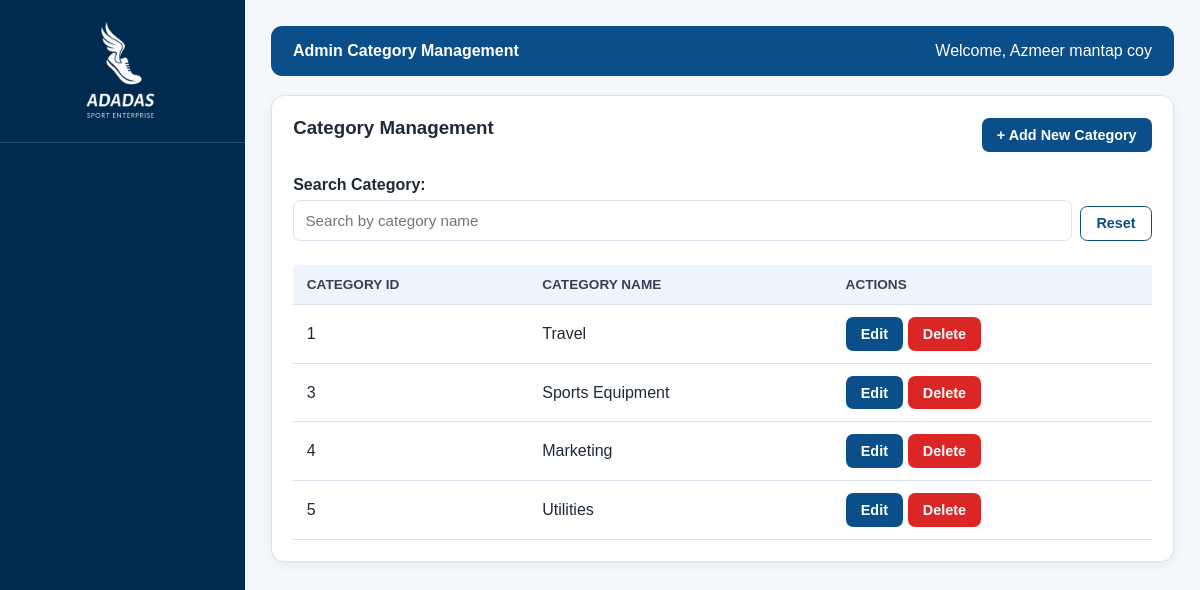
Page /AdminCategoryManagement.php (signed in) on the committed database.
### tables this page shows
CREATE TABLE `employee` (
  `EmployeeID` int(11) NOT NULL,
  `DepartmentID` int(11) DEFAULT NULL,
  `Name` varchar(150) NOT NULL,
  `Email` varchar(100) NOT NULL,
  `Password` varchar(255) NOT NULL,
  `Role` varchar(50) DEFAULT NULL,
  `PhoneNum` varchar(20) DEFAULT NULL,
  `Status` varchar(20) DEFAULT 'Active'
);

CREATE TABLE `expensecategory` (
  `CategoryID` int(11) NOT NULL,
  `CategoryName` varchar(100) NOT NULL
);

### AdminCategoryManagement.php (the view, shortened to what this page needs)
<?php
include("function.php");
$loggedInUser = $_SESSION['UserID'];
$sqlAdmin = "SELECT Name FROM employee WHERE EmployeeID = '$loggedInUser'";
$queryAdmin = mysqli_query($dbconn, $sqlAdmin) or die("Error: " . mysqli_error($dbconn));
if ($row = mysqli_fetch_assoc($queryAdmin)) {
    $adminName = $row['Name'];
} else {
    $adminName = "Admin";
}
$search = isset($_GET['search']) ? mysqli_real_escape_string($dbconn, $_GET['search']) : '';
$sqlCategory = "SELECT *
                FROM expensecategory
                WHERE CategoryName
                LIKE '%$search%'
                ORDER BY CategoryID ASC";
$categories = mysqli_query($dbconn, $sqlCategory) or die("Error: " . mysqli_error($dbconn));
?>
<html>
<head>
    <link rel="stylesheet" href="style.css">
</head>
<body>
    <div class="layout">
        <?php
        include 'AdminSidebar.php';
        ?>
        <div class="main-content">
            <?php show_header('Admin Category Management', $adminName); ?>
            <div class="mn-content">
                <div class="container">
                    <div class="card">
                        <div style="display:flex; justify-content:space-between; align-items:center; margin-bottom:1.5rem;">
                            <h3>Category Management</h3>
                            <a href="AdminCategoryProcess.php?action=add" class="btn btn-primary" style="text-decoration:none;">
                                + Add New Category
                            </a>
                        </div>
                        <form class="searchbar" id="searchForm" method="get" onsubmit="event.preventDefault();">
                            <div style="flex: 1; display: flex; gap: 15px; align-items: flex-end;">
                                <div style="flex: 2;">
                                    <label style="margin-top: 0;">Search Category:</label>
                                    <input type="text" id="tableSearch" name="search"
                                        placeholder="Search by category name" value="<?= htmlspecialchars($search) ?>"
                                        oninput="liveSearch()">
                                </div>
                            </div>
                            <button type="button" class="btn btn-secondary" onclick="document.getElementById('tableSearch').value=''; liveSearch();" style="margin-top: auto;">Reset</button>
                        </form>
                        <div class="table-responsive">
                            <table class="data-table">
                                <thead>
                                    <tr>
                                        <th>Category ID</th>
                                        <th>Category Name</th>
                                        <th>Actions</th>
                                    </tr>
                                </thead>
                                <tbody>
                                    <?php if (mysqli_num_rows($categories) > 0) {
                                        while ($row = mysqli_fetch_assoc($categories)) { ?>
                                            <tr>
                                                <td><?php echo $row['CategoryID']; ?></td>
                                                <td><?php echo $row['CategoryName']; ?></td>
                                                <td>
                                                    <a href="AdminCategoryProcess.php?action=edit&id=<?php echo $row['CategoryID']; ?>" class="btn btn-primary">Edit</a>
                                                    <a href="AdminCategoryProcess.php?action=delete&id=<?php echo $row['CategoryID']; ?>" class="btn btn-danger" onclick="return confirm('Are you sure you want to delete this category?');">Delete</a>
                                                </td>
                                            </tr>
                                        <?php }
                                    } else { ?>
                                        <tr>
                                            <td colspan="3" style="text-align:center;">No categories found.</td>
                                        </tr>
                                    <?php } ?>
                                </tbody>
                        </div>
</html>

### function.php (shortened to what this page needs)
<?php
function show_header($title, $Name)
{
    echo '<header>';
    echo '<strong>' . $title . '</strong>';
    if (isset($_SESSION['UserID'])) {
        echo '<span>Welcome, ' . $Name . '</span>';
    }
    echo '</header>';
}
?>

### style.css (style rules this page uses)
:root { --color-primary: #0b4f8a; --color-nav: #002b4f; --color-bg: #f4f7fb; --color-surface: #ffffff; --color-text: #1f2937; --color-muted: #6b7280; --color-border: #dbe3ef; --green: #16a34a; --red: #dc2626; --yellow: #d97706; }
* { box-sizing: border-box; margin: 0; padding: 0; }
header { background: var(--color-primary); color: #fff; padding: 1rem 1.4rem; border-radius: 0.7rem; margin-bottom: 1.2rem; display: flex; justify-content: space-between; align-items: center; gap: 1rem; }
body { font-family: sans-serif; background: var(--color-bg); color: var(--color-text); min-height: 100vh; }
a { color: inherit; }
label { display: block; margin-top: 0.85rem; font-weight: 600; }
.card { background: var(--color-surface); border: 1px solid var(--color-border); border-radius: 0.8rem; padding: 1.35rem; box-shadow: 0 3px 10px rgba(15, 23, 42, 0.06); margin-bottom: 1.2rem; width: 100%; box-sizing: border-box; min-width: 0; }
input, select, textarea { width: 100%; padding: 0.7rem; border: 1px solid var(--color-border); border-radius: 0.45rem; background: #fff; font-size: 0.95rem; margin-top: 0.35rem; }
.container { max-width: 1200px; margin: 0 auto; }
.layout { display: flex; width: 100%; min-height: 100vh; max-width: 100vw; overflow-x: hidden; }
.main-content { margin-left: 245px; flex: 1; min-width: 0; max-width: 100%; padding: 1.6rem; }
.btn { display: inline-block; padding: 0.55rem 0.95rem; border-radius: 0.45rem; font-weight: 600; cursor: pointer; text-decoration: none; border: none; font-size: 0.9rem; }
.btn-primary { background: var(--color-primary); color: #fff; }
.btn-danger { background: var(--red); color: #fff; }
.btn-secondary { background: #fff; color: var(--color-primary); border: 1px solid var(--color-primary); }
.searchbar { display: flex; align-items: flex-end; gap: 0.5rem; margin-bottom: 1.5rem; }
.card h3 { margin-bottom: 0.8rem; }
.table-responsive { width: 100%; overflow-x: auto; margin-top: 1rem; -webkit-overflow-scrolling: touch; }
table { width: 100%; border-collapse: collapse; background: #fff; white-space: nowrap; text-align: left; }
th, td { padding: 0.75rem 0.85rem; border-bottom: 1px solid var(--color-border); text-align: left; vertical-align: middle; white-space: nowrap; }
th { background: #edf4fb; color: #374151; font-size: 0.85rem; text-transform: uppercase; }

### rows in the picture
employee: Name "Azmeer mantap coy"
expensecategory: CategoryID "1", CategoryName "Travel"
expensecategory: CategoryID "3", CategoryName "Sports Equipment"
expensecategory: CategoryID "4", CategoryName "Marketing"
expensecategory: CategoryID "5", CategoryName "Utilities"

### other values in the picture
$title "Admin Category Management"
